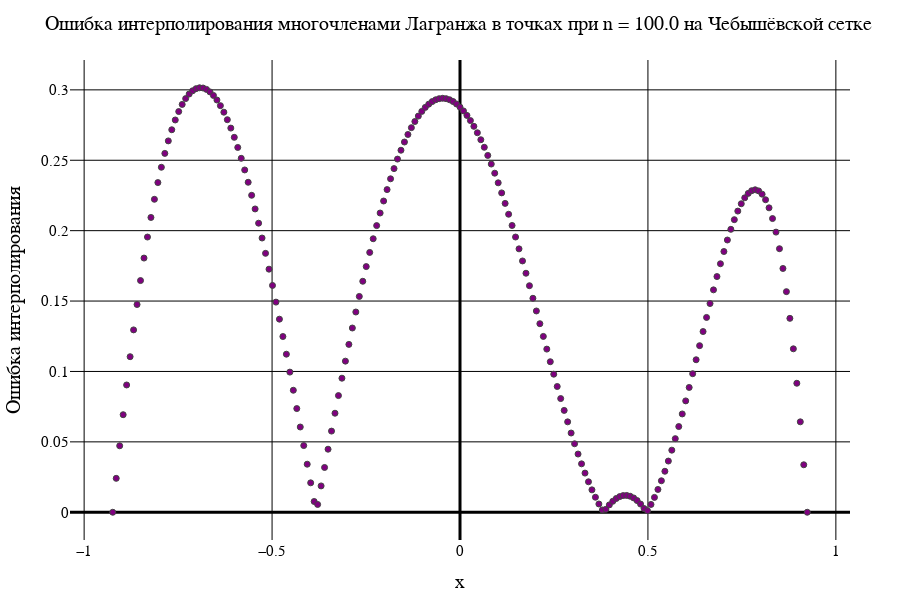

Notebook code for this chart:
### Code cell
data2[2]

### Figure 1 — Plotly figure (JSON) as saved in the notebook; plotly's stock layout.template omitted (floating-point values rounded to 4 significant figures; data arrays with more than 128 entries replaced by an {"elided": "..."} marker saying what was removed)
{"data": [{"marker": {"color": "purple", "line": {"width": 1}, "showline": true}, "mode": "markers", "type": "scatter", "x": {"elided": "201 float values"}, "y": {"elided": "201 float values"}}], "layout": {"coloraxis": {"outlinecolor": "black"}, "font": {"color": "black", "family": "Times New Roman"}, "height": 600, "margin": {"b": 50, "l": 50, "r": 50, "t": 60}, "paper_bgcolor": "white", "plot_bgcolor": "white", "title": {"autosize": false, "font": {"color": "black", "family": "Times New Roman", "size": 20}, "paper_bgcolor": "red", "text": "Ошибка интерполирования многочленами Лагранжа в точках при n = 100.0 на Чебышёвской сетке"}, "width": 900, "xaxis": {"color": "black", "gridcolor": "black", "gridwidth": 1, "tickfont": {"size": 15}, "title": {"font": {"color": "black", "family": "Times New Roman", "size": 20}, "text": "x"}, "zerolinecolor": "black", "zerolinewidth": 3}, "yaxis": {"exponentformat": "power", "gridcolor": "black", "gridwidth": 1, "tickfont": {"size": 15}, "title": {"font": {"color": "black", "family": "Times New Roman", "size": 20}, "text": "Ошибка интерполирования"}, "zerolinecolor": "black", "zerolinewidth": 3}}}
